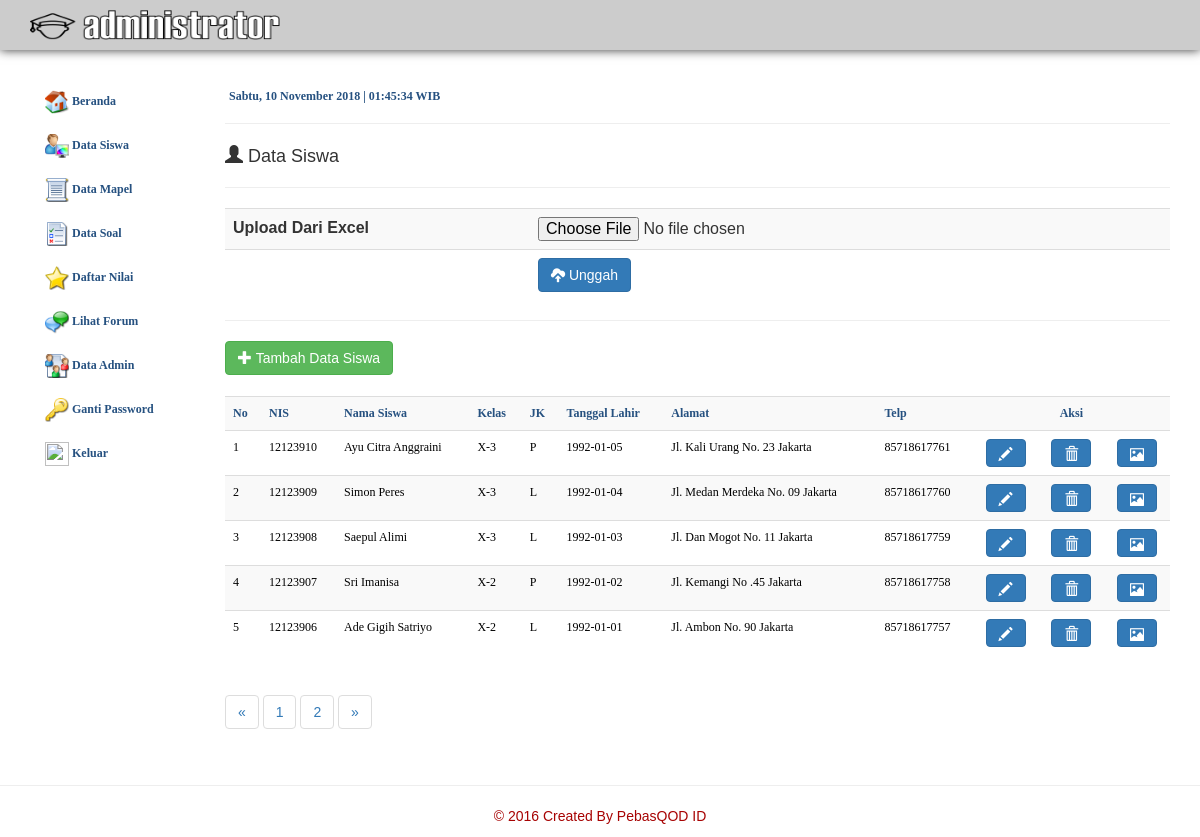
Screenshot of /admin/index.php?module=siswa (signed in) with the database file from the repository.
### tables this page shows
CREATE TABLE IF NOT EXISTS `siswa` (
  `nis` varchar(8) NOT NULL,
  `nama` varchar(30) NOT NULL,
  `kelas` varchar(10) NOT NULL,
  `jenis_kelamin` char(1) NOT NULL,
  `tgl_lahir` date NOT NULL,
  `alamat` varchar(50) NOT NULL,
  `no_telp` double NOT NULL,
  `password` varchar(10) NOT NULL,
  `foto` varchar(100) NOT NULL,
  PRIMARY KEY (`nis`)
);

### admin/modul/mod_siswa/siswa.php (the view, shortened to what this page needs)
<?php
$aksi="modul/mod_siswa/aksi_siswa.php";
switch($_GET[action])
{
  default:
?>
<hr>
<h4><span class="glyphicon glyphicon-user"></span> Data Siswa</h4>
<hr>
<form action="importsiswa.php" method="post" enctype="multipart/form-data" name="form1" id="form1">
<table class="table table-striped">
<tr>
	<td><b>Upload Dari Excel</b></td>
	<td><input type="file" name="upload"/></td>
</tr>
<tr>
	<td></td><td><button type="submit" class="btn btn-primary"><span class="glyphicon glyphicon-cloud-upload"></span> Unggah</button></td>
</tr>
</table>
</form>
<hr>
<?php
echo"
<button class='btn btn-success' onclick=\"window.location.href='?module=siswa&action=tambah';\"><span class='glyphicon glyphicon-plus'></span> Tambah Data Siswa</button>
<br/>
<br/>";
?>
<table class="table table-striped">
<tr class="judul">
		<th>No</th>
		<th>NIS</th>
		<th>Nama Siswa</th>
		<th>Kelas</th>
		<th>JK</th>
		<th>Tanggal Lahir</th>
		<th>Alamat</th>
		<th>Telp</th>
        <th colspan="3" style="text-align:center;">Aksi</th>
</tr>
<?php
$per_hal = 5;
$jumlah_record = mysql_query ("SELECT COUNT(*) FROM siswa");
$jum = mysql_result($jumlah_record, 0);
$halaman = ceil($jum/$per_hal);
$page = (isset($_GET['page'])) ? (int)$_GET['page'] : 1;
$start = ($page - 1) * $per_hal;
$query = mysql_query("SELECT * FROM siswa ORDER BY nis DESC LIMIT $start, $per_hal");
$no = 1;
while ($row = mysql_fetch_array ($query))
{
echo"
<tr class='konten'>
	<td>$no</td>
	<td>$row[0]</td>
	<td>$row[1]</td>
	<td>$row[2]</td>
	<td>$row[3]</td>
	<td>$row[4]</td>
	<td>$row[5]</td>
	<td>$row[6]</td>
	<td><center><a href=?module=siswa&action=edit&id=$row[0]><button class='btn btn-primary'><span class='glyphicon glyphicon-pencil'></span></button></a></center></td>
	<td><center><a href=\"$aksi/?module=siswa&action=hapus&id=$row[0]\" onClick=\" return confirm('Apakah Anda benar-benar mau menghapusnya?')\"><button class='btn btn-primary'><span class='glyphicon glyphicon-trash'></span></button></a></center></td>
	<td><a href=?module=siswa&action=foto&id=$row[0]><center><button class='btn btn-primary'><span class='glyphicon glyphicon-picture'></span></button></a></center></td>
</tr>
";
$no++;
}
?>
</table>
<ul class="pagination">
	<li><a href="?module=siswa&page=<?php echo $page -1 ?>"> &laquo; </a></li>
</ul>
<?php
for($x=1;$x<=$halaman;$x++)
{
	?>
	<ul class="pagination">
		<li><a href="?module=siswa&page=<?php echo $x ?>"><?php echo $x ?></a></li>
	</ul>
	<?php
}
?>
<ul class="pagination">
	<li><a href="?module=siswa&page=<?php echo $page +1 ?>"> &raquo; </a></li>
</ul>
<?php
break;
?>
<?php
}
?>

### css/layout.css (style rules this page uses)
body { background:#fff; font-family:Arial, Helvetica, sans-serif; font-size:14px; line-height:1.5em; }
.judul { font-family:Tahoma; font-size:12px; font-weight:bold; color:#265180; padding-left:4px; }
.konten { font-family:Tahoma; font-size:12px; color:#000; padding-left:4px; }

### rows the page displays
siswa: nis "12123910", nama "Ayu Citra Anggraini", kelas "X-3", jenis_kelamin "P", tgl_lahir "1992-01-05", alamat "Jl. Kali Urang No. 23 Jakarta", no_telp "85718617761"
siswa: nis "12123909", nama "Simon Peres", kelas "X-3", jenis_kelamin "L", tgl_lahir "1992-01-04", alamat "Jl. Medan Merdeka No. 09 Jakarta", no_telp "85718617760"
siswa: nis "12123908", nama "Saepul Alimi", kelas "X-3", jenis_kelamin "L", tgl_lahir "1992-01-03", alamat "Jl. Dan Mogot No. 11 Jakarta", no_telp "85718617759"
siswa: nis "12123907", nama "Sri Imanisa", kelas "X-2", jenis_kelamin "P", tgl_lahir "1992-01-02", alamat "Jl. Kemangi No .45 Jakarta", no_telp "85718617758"
siswa: nis "12123906", nama "Ade Gigih Satriyo", kelas "X-2", jenis_kelamin "L", tgl_lahir "1992-01-01", alamat "Jl. Ambon No. 90 Jakarta", no_telp "85718617757"

### other values shown
$hari_ini "Sabtu"
